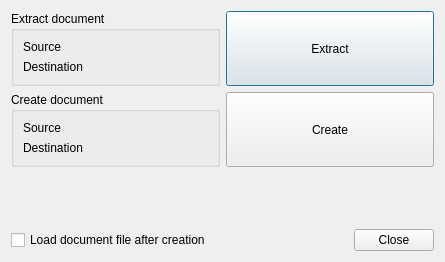
<?xml version="1.0" encoding="UTF-8"?>
<ui version="4.0">
 <class>Gui::Dialog::DlgProjectUtility</class>
 <widget class="QDialog" name="Gui::Dialog::DlgProjectUtility">
  <property name="geometry">
   <rect>
    <x>0</x>
    <y>0</y>
    <width>445</width>
    <height>262</height>
   </rect>
  </property>
  <property name="windowTitle">
   <string>Document utility</string>
  </property>
  <layout class="QGridLayout" name="gridLayout_4">
   <item row="0" column="0" colspan="2">
    <layout class="QGridLayout" name="gridLayout_3">
     <item row="0" column="0">
      <widget class="QGroupBox" name="groupBox">
       <property name="title">
        <string>Extract document</string>
       </property>
       <layout class="QGridLayout" name="gridLayout">
        <item row="0" column="0">
         <widget class="QLabel" name="label">
          <property name="text">
           <string>Source</string>
          </property>
         </widget>
        </item>
        <item row="0" column="1">
         <widget class="Gui::FileChooser" name="extractSource">
          <property name="filter">
           <string notr="true">Document file (*.FCStd)</string>
          </property>
         </widget>
        </item>
        <item row="1" column="0">
         <widget class="QLabel" name="label_2">
          <property name="text">
           <string>Destination</string>
          </property>
         </widget>
        </item>
        <item row="1" column="1">
         <widget class="Gui::FileChooser" name="extractDest">
          <property name="mode">
           <enum>Gui::FileChooser::Directory</enum>
          </property>
         </widget>
        </item>
       </layout>
      </widget>
     </item>
     <item row="0" column="1">
      <widget class="QPushButton" name="extractButton">
       <property name="sizePolicy">
        <sizepolicy hsizetype="Minimum" vsizetype="Minimum">
         <horstretch>0</horstretch>
         <verstretch>0</verstretch>
        </sizepolicy>
       </property>
       <property name="text">
        <string>Extract</string>
       </property>
      </widget>
     </item>
     <item row="1" column="0">
      <widget class="QGroupBox" name="groupBox_2">
       <property name="title">
        <string>Create document</string>
       </property>
       <layout class="QGridLayout" name="gridLayout_2">
        <item row="0" column="0">
         <widget class="QLabel" name="label_3">
          <property name="text">
           <string>Source</string>
          </property>
         </widget>
        </item>
        <item row="0" column="1">
         <widget class="Gui::FileChooser" name="createSource">
          <property name="filter">
           <string notr="true">Document.xml</string>
          </property>
         </widget>
        </item>
        <item row="1" column="0">
         <widget class="QLabel" name="label_4">
          <property name="text">
           <string>Destination</string>
          </property>
         </widget>
        </item>
        <item row="1" column="1">
         <widget class="Gui::FileChooser" name="createDest">
          <property name="mode">
           <enum>Gui::FileChooser::Directory</enum>
          </property>
         </widget>
        </item>
       </layout>
      </widget>
     </item>
     <item row="1" column="1">
      <widget class="QPushButton" name="createButton">
       <property name="sizePolicy">
        <sizepolicy hsizetype="Minimum" vsizetype="Minimum">
         <horstretch>0</horstretch>
         <verstretch>0</verstretch>
        </sizepolicy>
       </property>
       <property name="text">
        <string>Create</string>
       </property>
      </widget>
     </item>
    </layout>
   </item>
   <item row="1" column="0">
    <spacer name="verticalSpacer">
     <property name="orientation">
      <enum>Qt::Vertical</enum>
     </property>
     <property name="sizeHint" stdset="0">
      <size>
       <width>20</width>
       <height>16</height>
      </size>
     </property>
    </spacer>
   </item>
   <item row="2" column="0">
    <widget class="QCheckBox" name="checkLoadProject">
     <property name="text">
      <string>Load document file after creation</string>
     </property>
    </widget>
   </item>
   <item row="2" column="1">
    <widget class="QDialogButtonBox" name="buttonBox">
     <property name="orientation">
      <enum>Qt::Horizontal</enum>
     </property>
     <property name="standardButtons">
      <set>QDialogButtonBox::Close</set>
     </property>
    </widget>
   </item>
  </layout>
 </widget>
 <customwidgets>
  <customwidget>
   <class>Gui::FileChooser</class>
   <extends>QWidget</extends>
   <header>Gui/FileDialog.h</header>
  </customwidget>
 </customwidgets>
 <resources/>
 <connections>
  <connection>
   <sender>buttonBox</sender>
   <signal>accepted()</signal>
   <receiver>Gui::Dialog::DlgProjectUtility</receiver>
   <slot>accept()</slot>
   <hints>
    <hint type="sourcelabel">
     <x>248</x>
     <y>254</y>
    </hint>
    <hint type="destinationlabel">
     <x>157</x>
     <y>274</y>
    </hint>
   </hints>
  </connection>
  <connection>
   <sender>buttonBox</sender>
   <signal>rejected()</signal>
   <receiver>Gui::Dialog::DlgProjectUtility</receiver>
   <slot>reject()</slot>
   <hints>
    <hint type="sourcelabel">
     <x>316</x>
     <y>260</y>
    </hint>
    <hint type="destinationlabel">
     <x>286</x>
     <y>274</y>
    </hint>
   </hints>
  </connection>
 </connections>
</ui>
